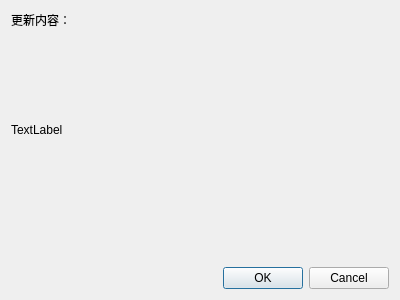
<?xml version="1.0" encoding="UTF-8"?>
<ui version="4.0">
 <class>NewVer</class>
 <widget class="QDialog" name="NewVer">
  <property name="geometry">
   <rect>
    <x>0</x>
    <y>0</y>
    <width>400</width>
    <height>300</height>
   </rect>
  </property>
  <property name="windowTitle">
   <string>有新版本了</string>
  </property>
  <layout class="QGridLayout" name="gridLayout_2">
   <item row="0" column="0">
    <layout class="QGridLayout" name="gridLayout">
     <item row="3" column="0">
      <spacer name="verticalSpacer">
       <property name="orientation">
        <enum>Qt::Vertical</enum>
       </property>
       <property name="sizeHint" stdset="0">
        <size>
         <width>20</width>
         <height>40</height>
        </size>
       </property>
      </spacer>
     </item>
     <item row="1" column="0">
      <widget class="QLabel" name="versionLabel">
       <property name="text">
        <string/>
       </property>
      </widget>
     </item>
     <item row="0" column="0">
      <widget class="QLabel" name="label_2">
       <property name="text">
        <string>更新内容：</string>
       </property>
      </widget>
     </item>
     <item row="2" column="0">
      <widget class="QLabel" name="detailLabel">
       <property name="minimumSize">
        <size>
         <width>0</width>
         <height>150</height>
        </size>
       </property>
       <property name="text">
        <string>TextLabel</string>
       </property>
      </widget>
     </item>
    </layout>
   </item>
   <item row="1" column="0">
    <widget class="QDialogButtonBox" name="buttonBox">
     <property name="orientation">
      <enum>Qt::Horizontal</enum>
     </property>
     <property name="standardButtons">
      <set>QDialogButtonBox::Cancel|QDialogButtonBox::Ok</set>
     </property>
    </widget>
   </item>
  </layout>
 </widget>
 <resources/>
 <connections>
  <connection>
   <sender>buttonBox</sender>
   <signal>accepted()</signal>
   <receiver>NewVer</receiver>
   <slot>accept()</slot>
   <hints>
    <hint type="sourcelabel">
     <x>248</x>
     <y>254</y>
    </hint>
    <hint type="destinationlabel">
     <x>157</x>
     <y>274</y>
    </hint>
   </hints>
  </connection>
  <connection>
   <sender>buttonBox</sender>
   <signal>rejected()</signal>
   <receiver>NewVer</receiver>
   <slot>reject()</slot>
   <hints>
    <hint type="sourcelabel">
     <x>316</x>
     <y>260</y>
    </hint>
    <hint type="destinationlabel">
     <x>286</x>
     <y>274</y>
    </hint>
   </hints>
  </connection>
 </connections>
</ui>
